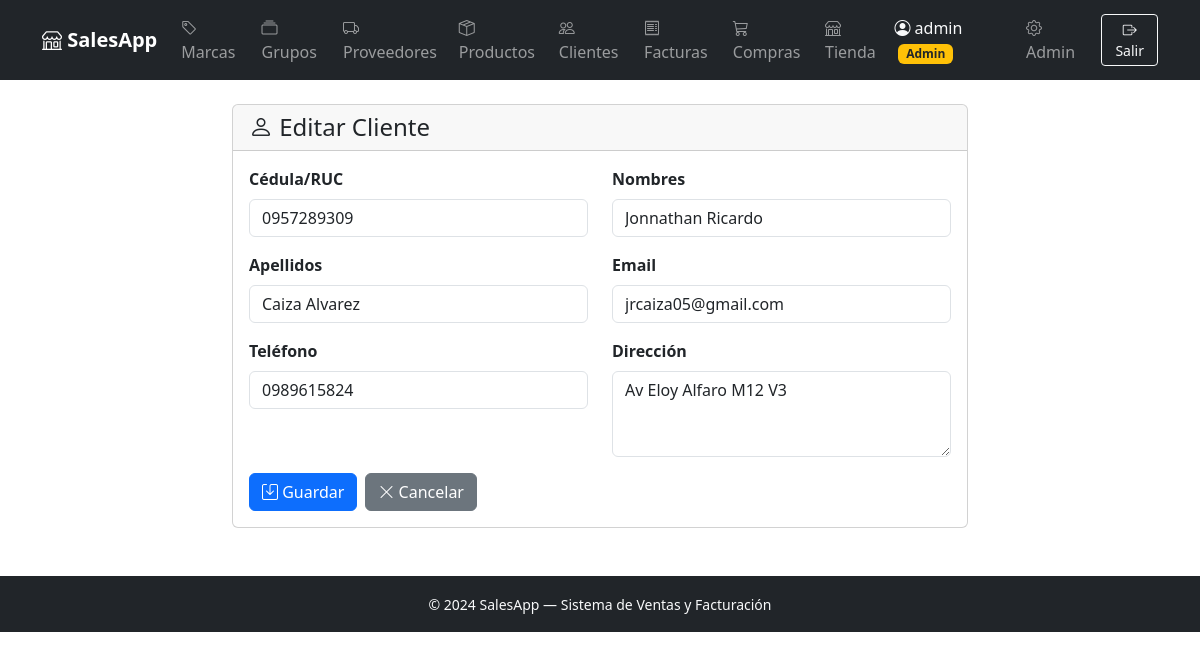
The page /customers/1/edit/ (signed in) on the database its author committed.
### billing/models.py (models this page shows, shortened)
class Customer(models.Model):
    cedula = models.CharField(
        max_length=13,
        unique=True,
        verbose_name='Cédula/RUC',
        validators=[validate_cedula_ec],
    )
    first_name = models.CharField(max_length=100, verbose_name='Nombres')
    last_name = models.CharField(max_length=100, verbose_name='Apellidos')
    email = models.EmailField(blank=True, verbose_name='Email')
    phone = models.CharField(max_length=20, blank=True, verbose_name='Teléfono')
    address = models.TextField(blank=True, verbose_name='Dirección')
    class Meta:
        verbose_name = 'Cliente'
        verbose_name_plural = 'Clientes'
        ordering = ['last_name', 'first_name']

### billing/views.py (the view, shortened to what this page needs)
# urls.py: path('customers/<int:pk>/edit/', views.CustomerUpdateView.as_view(), name='customer_edit'),
class CustomerUpdateView(LoginRequiredMixin, StaffRequiredMixin, UpdateView):
    model      = Customer
    form_class = CustomerForm
    template_name = 'billing/customer_form.html'
    success_url   = reverse_lazy('billing:customer_list')
    def get_context_data(self, **kwargs):
        ctx = super().get_context_data(**kwargs)
        ctx['title'] = 'Editar Cliente'
        return ctx

### billing/forms.py
class CustomerForm(forms.ModelForm):
    class Meta:
        model = Customer
        fields = ('cedula', 'first_name', 'last_name', 'email', 'phone', 'address')
        widgets = {
            'cedula': forms.TextInput(attrs={'class': 'form-control'}),
            'first_name': forms.TextInput(attrs={'class': 'form-control'}),
            'last_name': forms.TextInput(attrs={'class': 'form-control'}),
            'email': forms.EmailInput(attrs={'class': 'form-control'}),
            'phone': forms.TextInput(attrs={'class': 'form-control'}),
            'address': forms.Textarea(attrs={'class': 'form-control', 'rows': 3}),
        }

### billing/context_processors.py (called while the page is built)
def cart_count(request):
    cart = request.session.get('cart', {})
    return {'cart_count': sum(v['qty'] for v in cart.values())}

### shared/mixins.py (called while the page is built)
    def dispatch(self, request, *args, **kwargs):
        if not request.user.is_authenticated:
            return self.handle_no_permission()
        if not request.user.is_staff:
            messages.error(request, self.staff_error_message)
            redirect_url = self.staff_redirect_url or '/shop/'
            from django.shortcuts import redirect
            return redirect(redirect_url)
        return super().dispatch(request, *args, **kwargs)

### billing/templates/billing/customer_form.html (shortened to what this page needs)
{% extends "billing/base.html" %}
{% block content %}
<div class="row justify-content-center">
  <div class="col-md-8">
    <div class="card">
      <div class="card-header">
        <h4 class="mb-0"><i class="bi bi-person"></i> {{ title }}</h4>
      </div>
      <div class="card-body">
        <form method="post">
          <div class="row">
            {% for field in form %}
            <div class="col-md-6 mb-3">
              <label class="form-label fw-semibold">{{ field.label }}</label>
              {{ field }}
            </div>
            {% endfor %}
          </div>
          <div class="d-flex gap-2">
            <button type="submit" class="btn btn-primary"><i class="bi bi-save"></i> Guardar</button>
            <a href="{% url 'billing:customer_list' %}" class="btn btn-secondary"><i class="bi bi-x-lg"></i> Cancelar</a>
          </div>
        </form>
      </div>
    </div>
  </div>
</div>
{% endblock %}

### billing/templates/billing/base.html (shortened to what this page needs)
<!DOCTYPE html>
<html lang="es">
<head>
  <link href="https://cdn.jsdelivr.net/npm/bootstrap@5.3.0/dist/css/bootstrap.min.css" rel="stylesheet">
  <link href="https://cdn.jsdelivr.net/npm/bootstrap-icons@1.11.0/font/bootstrap-icons.css" rel="stylesheet">
</head>
<body>
<nav class="navbar navbar-expand-lg navbar-dark bg-dark">
  <div class="container">
    <a class="navbar-brand fw-bold" href="{% if user.is_staff %}{% url 'billing:home' %}{% else %}{% url 'billing:shop_catalog' %}{% endif %}">
      <i class="bi bi-shop"></i> SalesApp
    </a>
    <div class="collapse navbar-collapse" id="navMenu">
      {% if user.is_authenticated %}
      {% if user.is_staff %}
      <ul class="navbar-nav me-auto">
        <li class="nav-item">
          <a class="nav-link" href="{% url 'billing:brand_list' %}"><i class="bi bi-tag"></i> Marcas</a>
        </li>
        <li class="nav-item">
          <a class="nav-link" href="{% url 'billing:productgroup_list' %}"><i class="bi bi-collection"></i> Grupos</a>
        </li>
        <li class="nav-item">
          <a class="nav-link" href="{% url 'billing:supplier_list' %}"><i class="bi bi-truck"></i> Proveedores</a>
        </li>
        <li class="nav-item">
          <a class="nav-link" href="{% url 'billing:product_list' %}"><i class="bi bi-box-seam"></i> Productos</a>
        </li>
        <li class="nav-item">
          <a class="nav-link" href="{% url 'billing:customer_list' %}"><i class="bi bi-people"></i> Clientes</a>
        </li>
        <li class="nav-item">
          <a class="nav-link" href="{% url 'billing:invoice_list' %}"><i class="bi bi-receipt"></i> Facturas</a>
        </li>
        <li class="nav-item">
          <a class="nav-link" href="{% url 'purchasing:purchase_list' %}"><i class="bi bi-cart3"></i> Compras</a>
        </li>
        <li class="nav-item">
          <a class="nav-link" href="{% url 'billing:shop_catalog' %}"><i class="bi bi-shop"></i> Tienda</a>
        </li>
      </ul>
      {% endif %}
      <ul class="navbar-nav ms-auto align-items-center">
        <li class="nav-item me-2">
          <span class="navbar-text text-light">
            <i class="bi bi-person-circle"></i> {{ user.get_full_name|default:user.username }}
            {% if user.is_staff %}<span class="badge bg-warning text-dark ms-1">Admin</span>{% endif %}
          </span>
        </li>
        {% if user.is_staff %}
        <li class="nav-item me-2">
          <a class="nav-link" href="/admin/"><i class="bi bi-gear"></i> Admin</a>
        </li>
        {% endif %}
        <li class="nav-item">
          <form method="post" action="{% url 'logout' %}" class="d-inline">
            <button type="submit" class="btn btn-outline-light btn-sm">
              <i class="bi bi-box-arrow-right"></i> Salir
            </button>
          </form>
        </li>
      </ul>
      {% endif %}
    </div>
  </div>
</nav>
<div class="container mt-4">
  {% block content %}{% endblock %}
</div>
<footer class="bg-dark text-light text-center py-3 mt-5">
  <small>&copy; 2024 SalesApp &mdash; Sistema de Ventas y Facturación</small>
</footer>
</body>
</html>

### rows shown on the page
Customer: form "0957289309" "Jonnathan Ricardo" "Caiza Alvarez" "jrcaiza05@gmail.com" "0989615824" "Av Eloy Alfaro M12 V3"

### other values the page prints
{{ user.get_full_name|default:user.username }} "admin"
{{ title }} "Editar Cliente"
{{ field.label }} "Cédula/RUC" "Nombres" "Apellidos" "Email" "Teléfono" "Dirección"
